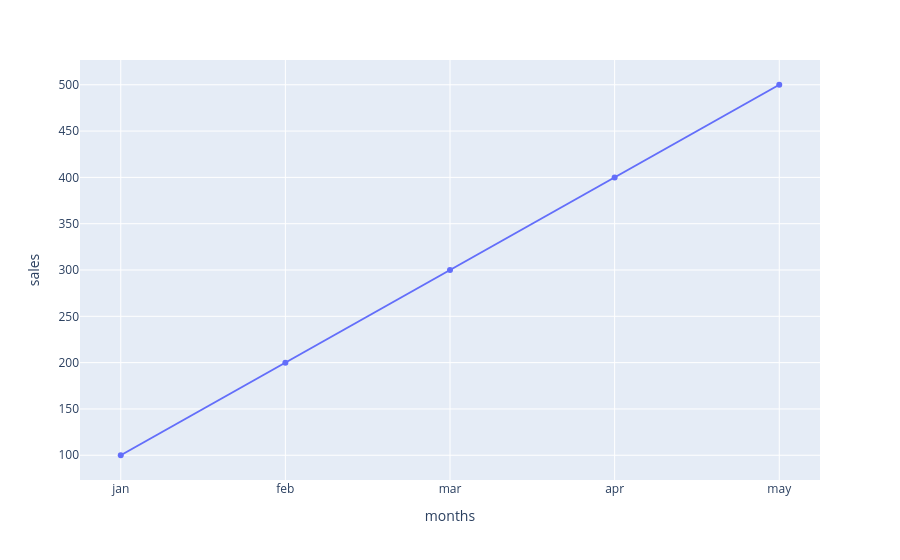

Notebook code for this chart:
### Code cell
import plotly.express as px
import pandas as pd
df=pd.DataFrame({
    'months':['jan','feb','mar','apr','may'],
    'sales':[100,200,300,400,500]})
fig=px.line(df,x='months',y='sales' ,markers=True)
fig.show()

### Figure 1 — Plotly figure (JSON) as saved in the notebook; plotly's stock layout.template omitted (floating-point values rounded to 4 significant figures)
{"data": [{"hovertemplate": "months=%{x}<br>sales=%{y}<extra></extra>", "legendgroup": "", "line": {"color": "#636efa", "dash": "solid"}, "marker": {"symbol": "circle"}, "mode": "lines+markers", "name": "", "orientation": "v", "showlegend": false, "type": "scatter", "x": ["jan", "feb", "mar", "apr", "may"], "xaxis": "x", "y": [100, 200, 300, 400, 500], "yaxis": "y"}], "layout": {"legend": {"tracegroupgap": 0}, "margin": {"t": 60}, "xaxis": {"anchor": "y", "domain": [0, 1], "title": {"text": "months"}}, "yaxis": {"anchor": "x", "domain": [0, 1], "title": {"text": "sales"}}}}
